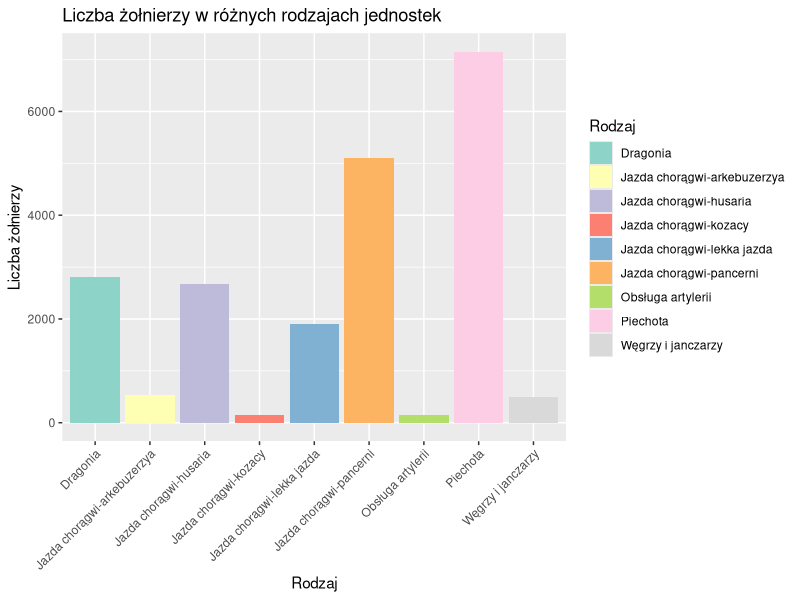

Reproduce this figure in R.
library(ggplot2)

# Dane
dane <- data.frame(
  Rodzaj = c("Jazda chorągwi-husaria", "Jazda chorągwi-arkebuzerzya", "Jazda chorągwi-pancerni", 
             "Jazda chorągwi-lekka jazda", "Jazda chorągwi-kozacy", "Dragonia", 
             "Piechota", "Węgrzy i janczarzy", "Obsługa artylerii"),
  Liczba_jednostek = c(23, 3, 53, 26, 1, 7, 21, 3, 0),
  Liczba_żołnierzy = c(2670, 530, 5100, 1900, 150, 2800, 7150, 500, 150)
)

# Wykres
ggplot(dane, aes(x = Rodzaj, y = Liczba_żołnierzy, fill = Rodzaj)) +
  geom_bar(stat = "identity") +
  labs(title = "Liczba żołnierzy w różnych rodzajach jednostek",
       x = "Rodzaj",
       y = "Liczba żołnierzy") +
  theme(axis.text.x = element_text(angle = 45, hjust = 1)) +
  scale_fill_brewer(palette = "Set3")
